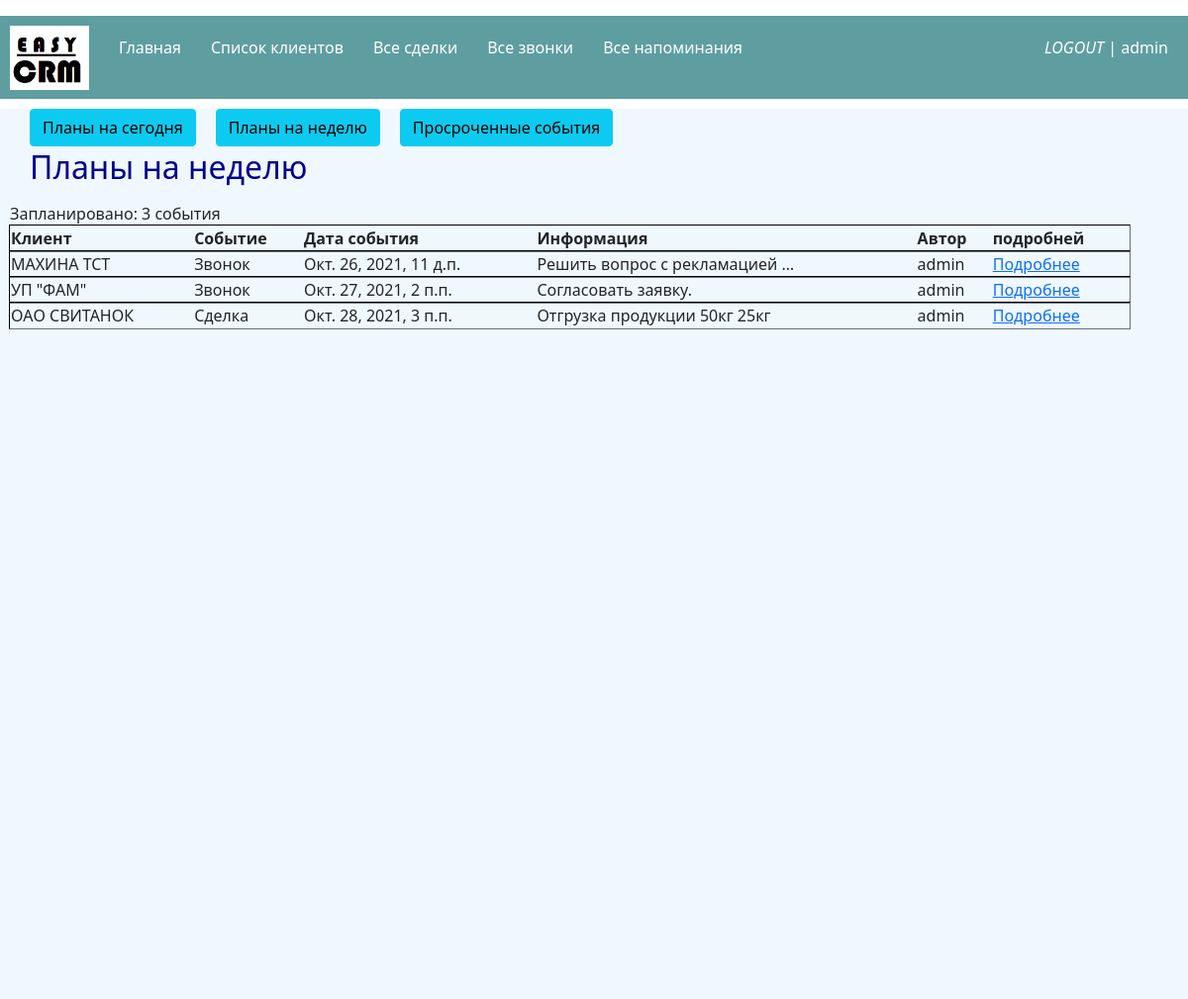
Page /homepage_week (signed in) on the committed database.
### crm/models.py (models this page shows, shortened)
class Reminder(models.Model):
    client = models.ForeignKey(Client, related_name='reminders', on_delete=models.CASCADE)
    author = models.ForeignKey(User, on_delete=models.CASCADE)
    CHOISE_EVENT = (
        ('call', 'Звонок'),
        ('deal', 'Сделка'),
        ('meeting', 'Встреча'),
    )
    event_type = models.CharField(max_length=50, choices=CHOISE_EVENT)
    commentary = models.TextField('Коментарии')
    deadline = models.DateTimeField('Сроки')

class Client(models.Model):
    client_name = models.CharField('Название клиента', max_length=100)
    lpr = models.CharField('ФИО ЛПР-а', max_length=150)
    position = models.CharField('Должность', max_length=100)
    tel_number = models.CharField('Телефон', max_length=100)
    email = models.EmailField('Е-мэил', blank=True)
    adress = models.CharField('Адрес', max_length=255)
    commentary = models.TextField('Коментарии')
    publish = models.DateTimeField('Дата создания', default=timezone.now)
    author = models.ForeignKey(User, on_delete=models.CASCADE,
                               related_name='user_clients')
    def __str__(self):
        return self.client_name

### crm/views.py (the view)
# urls.py: path('homepage_week', views.homepageweek, name='home_page_week'),
def homepageweek(request):
    text = "Планы на неделю"
    startdate = timezone.now()
    enddate = startdate + timezone.timedelta(days=7)
    reminders = models.Reminder.objects.filter(deadline__range=[startdate, enddate]).order_by('deadline')
    data = {
        'text': text,
        'reminders': reminders,
        'startdate': startdate,
    }
    return render(request, 'crm/homepage.html', data)

### crm/templates/crm/homepage.html (shortened to what this page needs)
{% extends 'crm/base_two.html' %}
{% block content  %}
    <ul1>
    <a href="{% url 'home_page' %}"><li><button class="btn btn-info" type="submit">Планы на сегодня</button></li></a>
    <a href="{% url 'home_page_week' %}"><li><button class="btn btn-info" type="submit">Планы на неделю</button></li></a>
    <a href="{% url 'home_page_late' %}"><li><button class="btn btn-info" type="submit">Просроченные события</button></li></a>
    </ul1>
    <br>
    <p><h2>{{text}}</h2></p>
    Запланировано: {{ reminders.count }}
    {% if reminders.count == 1 %}
        событие
    {% elif reminders.count < 5 %}
        события
    {% else %}
        событий
    {% endif %}
    <table class="table2">
    <tbody>
    <tr class="line">
        <th>Клиент</th>
        <th>Событие</th>
        <th>Дата события</th>
        <th>Информация</th>
        <th>Автор</th>
        <th>подробней</th>
    </tr>
    {% for el in reminders %}
            <tr class="line">
            <td>{{ el.client }}</td>
            <td>{{ el.get_event_type_display }}</td>
            <td>{{ el.deadline }}</td>
            <td>{{ el.commentary | truncatewords:4}}</td>
            <td>{{ el.author }}</td>
            <td><a href="{% url 'detailed_reminder' el.id %}"> Подробнее </a></td>
            </tr>
    {% endfor %}
    </tbody>
    </table>
{% endblock %}

### crm/templates/crm/base_two.html (shortened to what this page needs)
{% load static %}
<!DOCTYPE html>
<html lang="ru">
<head>
    <div class="header">
  <link rel="stylesheet" href="https://cdnjs.cloudflare.com/ajax/libs/jquery-datetimepicker/2.5.20/jquery.datetimepicker.min.css" />
    <link rel="stylesheet" href="https://cdn.jsdelivr.net/npm/bootstrap@5.1.2/dist/css/bootstrap.min.css">
    <link rel="stylesheet" href="{% static 'crm/css/base.css' %}">
        <img src="{% static 'crm/img/logo_crm.png' %}" alt="logo">
        <ul>
            <a href="{% url 'home_page' %}"><li>Главная</li></a>
            <a href="{% url 'list_clients' %}"><li>Список клиентов</li></a>
            <a href="{% url 'list_deals' %}"><li>Все сделки</li></a>
            <a href="{% url 'list_calls' %}"><li>Все звонки</li></a>
            <a href="{% url 'list_reminders' %}"><li>Все напоминания</li></a>
        </ul>
    <ul class="login">
    {% if request.user.is_authenticated %}
                <a href="{% url 'logout' %}"><li class="loginli"><i>LOGOUT </i>| {{ user }}</li></a>
            {% else %}
                <a href="{% url 'login' %}"><li class="loginli">Войти</a> | <a href="{% url 'register' %}">Регистрация</a></li>
            {% endif %}
    </ul>
    </div>
</head>
<body>
    <div class="wrapper">
    <div class="content1">
    {% block content %}
    {% endblock %}
    </div>
    </div>
</body>
</html>

### crm/static/crm/css/base.css (style rules this page uses)
* { box-sizing: border-box }
h2 { margin-left: 20px; color: darkblue; }
.header { background: cadetblue; height: 84px; margin-top: 10px }
.content1 { background: aliceblue; min-height: 900px; margin-top: 10px; width: 100%; float: left; padding-left: 10px; }
img { width: 80px; float: left; margin-top: 10px; margin-left: 10px; }
.login { float: right; margin-right: 20px; display: block; transition: transform .6s ease; }
ul li { color: #fff; float: left; margin-top: 20px; padding-left: 30px; display: block; transition: transform .6s ease; }
.table2 { width: 95%; }
.line { margin-bottom: 22px; }
.line { outline-style: inset; outline-width: thin; }
ul1 li { color: darkslategray; float: left; padding-left: 20px; display: block; transition: transform .6s ease; }

### rows in the picture
Reminder: client "МАХИНА ТСТ", event_type "Звонок", deadline "Окт. 26, 2021, 11 д.п.", commentary "Решить вопрос с рекламацией …", author "admin"
Reminder: client "УП \"ФАМ\"", event_type "Звонок", deadline "Окт. 27, 2021, 2 п.п.", commentary "Согласовать заявку.", author "admin"
Reminder: client "ОАО СВИТАНОК", event_type "Сделка", deadline "Окт. 28, 2021, 3 п.п.", commentary "Отгрузка продукции 50кг 25кг", author "admin"

### other values in the picture
{{ user }} "admin"
{{ text }} "Планы на неделю"
{{ reminders.count }} "3"
